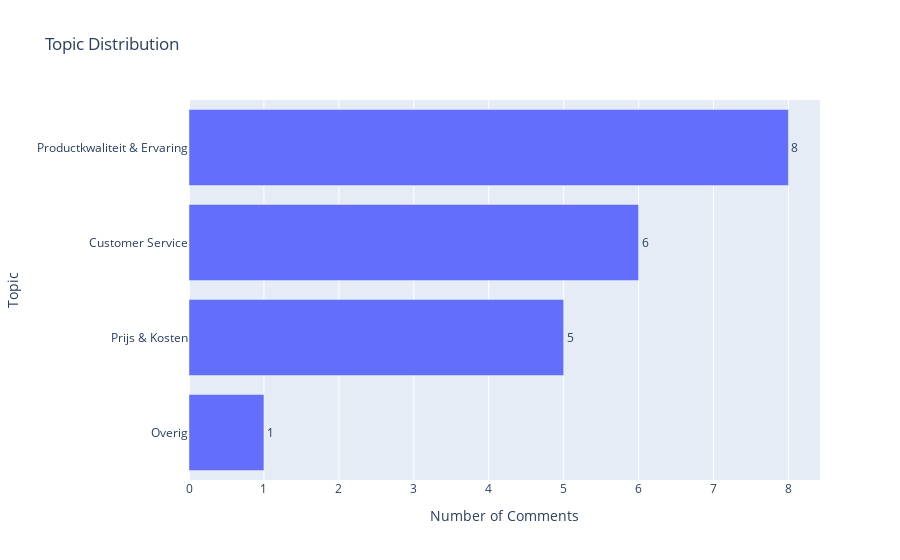
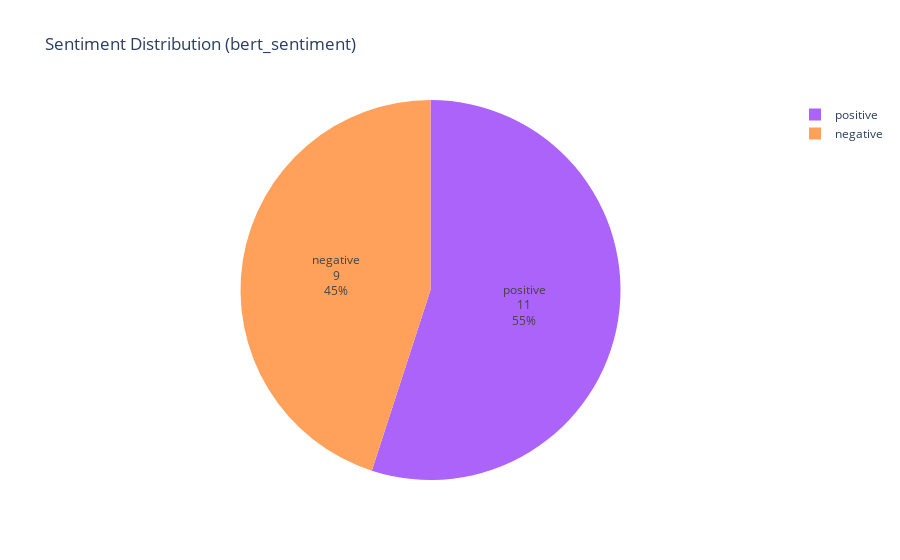
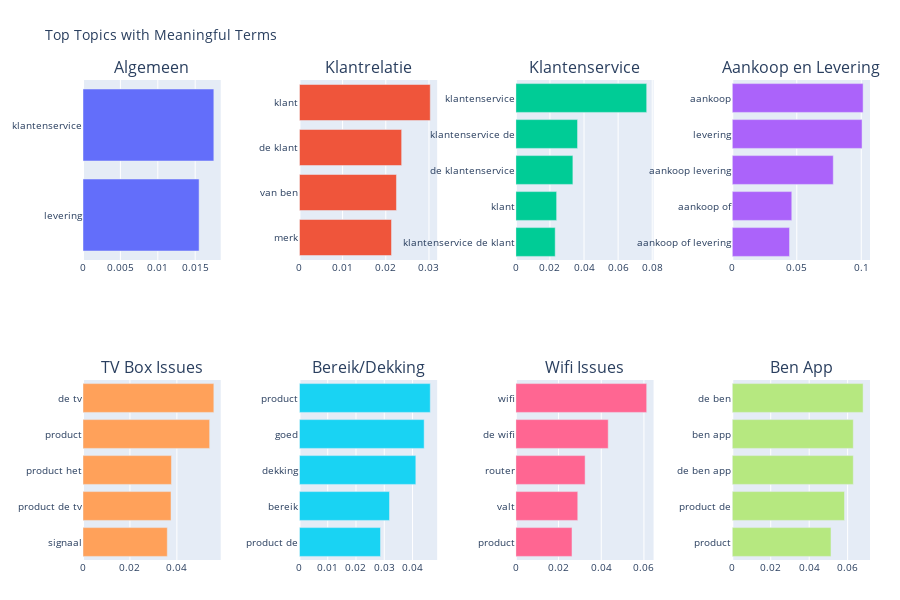

Notebook code cell kept with these figures, in order:
### Code cell
logger.info("Generating visualizations...")

# Create topic distribution chart
logger.info("Creating Topic Distribution Chart...")
create_topic_distribution_chart(
    results_df,
    output_file=VIS_DIR / "new_data_topic_distribution.html",
    display_inline=True
)

# Create sentiment pie charts
logger.info("Creating Sentiment Pie Chart (BERT)...")
create_sentiment_pie_chart(
    results_df,
    sentiment_column='bert_sentiment', # Make sure this column name matches the output of apply_bert_sentiment
    output_file=VIS_DIR / "new_data_bert_sentiment.html",
    display_inline=True
)

# Get improved topic terms
logger.info("Cleaning topic terms...")
improved_topics = clean_topic_terms(topic_model)

# Create meaningful topic visualization
logger.info("Creating Custom Topic Barchart...")
create_custom_barchart(
    topic_model,
    improved_topics,
    VIS_DIR,
    display_inline=True
)

logger.info(f"Visualizations saved to {VIS_DIR} and displayed inline.")
logger.info(f"Processing complete. Final results CSV at: {output_csv_path}")

### Figure 1 — Plotly figure (JSON) as saved in the notebook; plotly's stock layout.template omitted (floating-point values rounded to 4 significant figures)
{"data": [{"hovertemplate": "Number of Comments=%{text}<br>Topic=%{y}<extra></extra>", "legendgroup": "", "marker": {"color": "#636efa", "pattern": {"shape": ""}}, "name": "", "orientation": "h", "showlegend": false, "text": [8.0, 6.0, 5.0, 1.0], "textposition": "outside", "type": "bar", "x": [8, 6, 5, 1], "xaxis": "x", "y": ["Productkwaliteit & Ervaring", "Customer Service", "Prijs & Kosten", "Overig"], "yaxis": "y"}], "layout": {"barmode": "relative", "legend": {"tracegroupgap": 0}, "title": {"text": "Topic Distribution"}, "xaxis": {"anchor": "y", "domain": [0, 1], "title": {"text": "Number of Comments"}}, "yaxis": {"anchor": "x", "categoryorder": "total ascending", "domain": [0, 1], "title": {"text": "Topic"}}}}

### Figure 2 — Plotly figure (JSON) as saved in the notebook; plotly's stock layout.template omitted (floating-point values rounded to 4 significant figures)
{"data": [{"customdata": [["positive"], ["negative"]], "domain": {"x": [0, 1], "y": [0, 1]}, "hovertemplate": "Sentiment=%{customdata[0]}<br>Count=%{value}<extra></extra>", "labels": ["positive", "negative"], "legendgroup": "", "marker": {"colors": ["#ab63fa", "#FFA15A"]}, "name": "", "showlegend": true, "textinfo": "percent+label+value", "textposition": "inside", "type": "pie", "values": [11, 9]}], "layout": {"legend": {"tracegroupgap": 0}, "title": {"text": "Sentiment Distribution (bert_sentiment)"}}}

### Figure 3 — Plotly figure (JSON) as saved in the notebook; plotly's stock layout.template omitted (floating-point values rounded to 4 significant figures)
{"data": [{"marker": {"color": "#636EFA"}, "name": "Algemeen", "orientation": "h", "showlegend": false, "type": "bar", "x": [0.01749, 0.01552], "xaxis": "x", "y": ["klantenservice", "levering"], "yaxis": "y"}, {"marker": {"color": "#EF553B"}, "name": "Klantrelatie", "orientation": "h", "showlegend": false, "type": "bar", "x": [0.0303, 0.02367, 0.02247, 0.02133], "xaxis": "x2", "y": ["klant", "de klant", "van ben", "merk"], "yaxis": "y2"}, {"marker": {"color": "#00CC96"}, "name": "Klantenservice", "orientation": "h", "showlegend": false, "type": "bar", "x": [0.07676, 0.0362, 0.03346, 0.02393, 0.02309], "xaxis": "x3", "y": ["klantenservice", "klantenservice de", "de klantenservice", "klant", "klantenservice de klant"], "yaxis": "y3"}, {"marker": {"color": "#AB63FA"}, "name": "Aankoop en Levering", "orientation": "h", "showlegend": false, "type": "bar", "x": [0.1014, 0.1006, 0.0783, 0.04612, 0.04438], "xaxis": "x4", "y": ["aankoop", "levering", "aankoop levering", "aankoop of", "aankoop of levering"], "yaxis": "y4"}, {"marker": {"color": "#FFA15A"}, "name": "TV Box Issues", "orientation": "h", "showlegend": false, "type": "bar", "x": [0.05575, 0.05397, 0.03768, 0.03751, 0.03591], "xaxis": "x5", "y": ["de tv", "product", "product het", "product de tv", "signaal"], "yaxis": "y5"}, {"marker": {"color": "#19D3F3"}, "name": "Bereik/Dekking", "orientation": "h", "showlegend": false, "type": "bar", "x": [0.04626, 0.0441, 0.04116, 0.03184, 0.02866], "xaxis": "x6", "y": ["product", "goed", "dekking", "bereik", "product de"], "yaxis": "y6"}, {"marker": {"color": "#FF6692"}, "name": "Wifi Issues", "orientation": "h", "showlegend": false, "type": "bar", "x": [0.06128, 0.04327, 0.03244, 0.029, 0.0263], "xaxis": "x7", "y": ["wifi", "de wifi", "router", "valt", "product"], "yaxis": "y7"}, {"marker": {"color": "#B6E880"}, "name": "Ben App", "orientation": "h", "showlegend": false, "type": "bar", "x": [0.06806, 0.06294, 0.06294, 0.05837, 0.05135], "xaxis": "x8", "y": ["de ben", "ben app", "de ben app", "product de", "product"], "yaxis": "y8"}], "layout": {"annotations": [{"font": {"size": 16}, "showarrow": false, "text": "Algemeen", "x": 0.0875, "xanchor": "center", "xref": "paper", "y": 1, "yanchor": "bottom", "yref": "paper"}, {"font": {"size": 16}, "showarrow": false, "text": "Klantrelatie", "x": 0.3625, "xanchor": "center", "xref": "paper", "y": 1, "yanchor": "bottom", "yref": "paper"}, {"font": {"size": 16}, "showarrow": false, "text": "Klantenservice", "x": 0.6375, "xanchor": "center", "xref": "paper", "y": 1, "yanchor": "bottom", "yref": "paper"}, {"font": {"size": 16}, "showarrow": false, "text": "Aankoop en Levering", "x": 0.9125, "xanchor": "center", "xref": "paper", "y": 1, "yanchor": "bottom", "yref": "paper"}, {"font": {"size": 16}, "showarrow": false, "text": "TV Box Issues", "x": 0.0875, "xanchor": "center", "xref": "paper", "y": 0.375, "yanchor": "bottom", "yref": "paper"}, {"font": {"size": 16}, "showarrow": false, "text": "Bereik/Dekking", "x": 0.3625, "xanchor": "center", "xref": "paper", "y": 0.375, "yanchor": "bottom", "yref": "paper"}, {"font": {"size": 16}, "showarrow": false, "text": "Wifi Issues", "x": 0.6375, "xanchor": "center", "xref": "paper", "y": 0.375, "yanchor": "bottom", "yref": "paper"}, {"font": {"size": 16}, "showarrow": false, "text": "Ben App", "x": 0.9125, "xanchor": "center", "xref": "paper", "y": 0.375, "yanchor": "bottom", "yref": "paper"}], "font": {"size": 10}, "height": 600, "margin": {"b": 40, "l": 50, "r": 30, "t": 80}, "showlegend": false, "title": {"text": "Top Topics with Meaningful Terms"}, "xaxis": {"anchor": "y", "domain": [0, 0.175]}, "xaxis2": {"anchor": "y2", "domain": [0.275, 0.45]}, "xaxis3": {"anchor": "y3", "domain": [0.55, 0.725]}, "xaxis4": {"anchor": "y4", "domain": [0.825, 1]}, "xaxis5": {"anchor": "y5", "domain": [0, 0.175]}, "xaxis6": {"anchor": "y6", "domain": [0.275, 0.45]}, "xaxis7": {"anchor": "y7", "domain": [0.55, 0.725]}, "xaxis8": {"anchor": "y8", "domain": [0.825, 1]}, "yaxis": {"anchor": "x", "autorange": "reversed", "domain": [0.625, 1]}, "yaxis2": {"anchor": "x2", "autorange": "reversed", "domain": [0.625, 1]}, "yaxis3": {"anchor": "x3", "autorange": "reversed", "domain": [0.625, 1]}, "yaxis4": {"anchor": "x4", "autorange": "reversed", "domain": [0.625, 1]}, "yaxis5": {"anchor": "x5", "autorange": "reversed", "domain": [0, 0.375]}, "yaxis6": {"anchor": "x6", "autorange": "reversed", "domain": [0, 0.375]}, "yaxis7": {"anchor": "x7", "autorange": "reversed", "domain": [0, 0.375]}, "yaxis8": {"anchor": "x8", "autorange": "reversed", "domain": [0, 0.375]}}}
